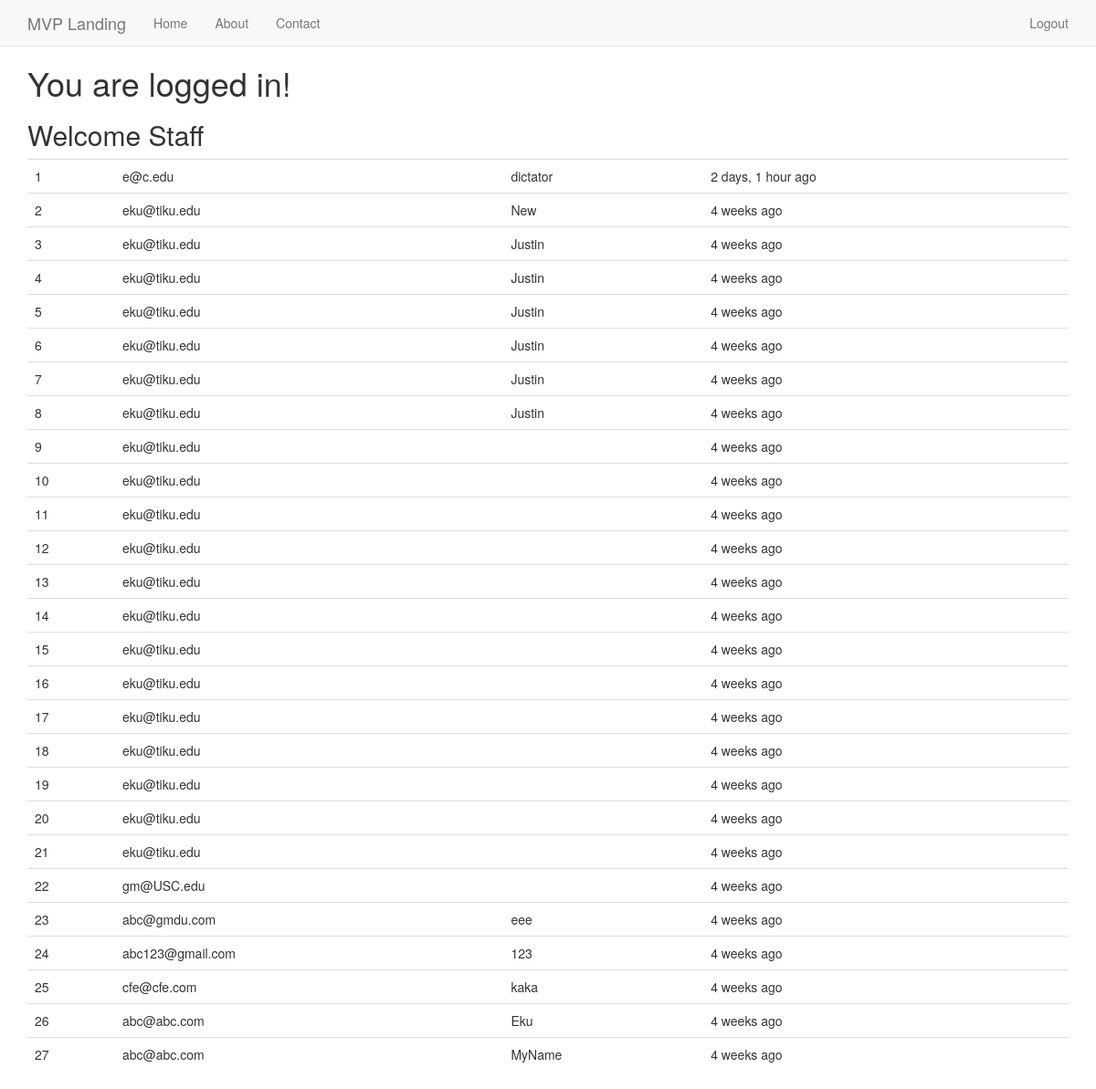
The app's page / (signed in) with its own data.
### newsletter/models.py (models this page shows, shortened)
class SignUp(models.Model):
	email = models.EmailField()
	full_name = models.CharField(max_length=120, blank=True, null = True)
	timestamp = models.DateTimeField(auto_now_add=True, auto_now = False)
	updated = models.DateTimeField(auto_now_add=False, auto_now = True)

### newsletter/views.py (the view, shortened to what this page needs)
# urls.py: url(r'^$', 'newsletter.views.home', name='home'),
def home(request):
	title = 'Sign Up Now'
	form = SignUpForm(request.POST or None)
	context = {
		"title": title,
		"form": form,
	}
	if request.user.is_authenticated() and request.user.is_staff:
		queryset = SignUp.objects.all().order_by('-timestamp')#.filter(full_name__icontains="Justin")
		context = {
			"queryset": queryset
		}
	return render(request, 'home.html',context)

### templates/home.html (shortened to what this page needs)
 {% extends "base.html" %}
 {% load crispy_forms_tags %}
{% load staticfiles %}
{% block content %}
{% if request.user.is_authenticated %}
<h1> You are logged in!</h1>
	{% if queryset %}
	<h2> Welcome Staff</h2>
	<table class = 'table'>
	{% for instance in queryset %}
		<tr><td>{{forloop.counter}}</td><td>{{ instance.email }}</td><td> {{instance.full_name}}</td> <td> {{instance.timestamp|timesince}} ago</td></tr>
	{% endfor %}
</table>
	{% endif %}
{% endif %}
{% endblock %}

### templates/base.html (shortened to what this page needs)
{% load staticfiles %}
<!DOCTYPE html>
<html lang="en">
  <head>
{% include 'head_css.html' %}
  </head>
  <body>
    {%include 'navbar.html' %}
    <div class="container">
     {% block content %}
     {% endblock %}
    </div>
  </body>
</html>

### templates/head_css.html
 {% load staticfiles %}
 <link rel="stylesheet" href="//maxcdn.bootstrapcdn.com/font-awesome/4.3.0/css/font-awesome.min.css">
   <link href="{% static 'css/bootstrap.min.css' %}" rel="stylesheet">
      <link href="{% static 'css/navbar-static-top.css' %}" rel="stylesheet">
<link href="{% static 'css/custom.css' %}" rel="stylesheet">

### templates/navbar.html (shortened to what this page needs)
    <nav class="navbar navbar-default navbar-static-top">
      <div class="container">
        <div class="navbar-header">
          <a class="navbar-brand" href="{% url 'home' %}">MVP Landing</a>
        </div>
        <div id="navbar" class="navbar-collapse collapse">
          <ul class="nav navbar-nav">
            <li><a href="{% url 'home' %}">Home</a></li>
            <li><a href="{% url 'about' %}">About</a></li>
            <li><a href="{% url 'contact' %}">Contact</a></li>
          </ul>
          <ul class="nav navbar-nav navbar-right">
            {% if request.user.is_authenticated %}
            <li><a href=" {% url 'auth_logout' %} ">Logout</a></li>
            {% else %}
            <li><a href= "{% url 'registration_register' %}">Register</a></li>
            {% endif %}
          </ul>
        </div>
      </div>
    </nav>

### templates/javascript.html (shortened to what this page needs)
 {% load staticfiles %}

### static_in_pro/our_static/css/navbar-static-top.css (style rules this page uses)
body { min-height: 900px; }
.navbar-static-top { margin-bottom: 19px; }

### records on screen
SignUp: email "e@c.edu", full_name "dictator", timestamp "2 days, 1 hour"
SignUp: email "eku@tiku.edu", full_name "New", timestamp "4 weeks"
SignUp: email "eku@tiku.edu", full_name "Justin", timestamp "4 weeks"
SignUp: email "eku@tiku.edu", full_name "Justin", timestamp "4 weeks"
SignUp: email "eku@tiku.edu", full_name "Justin", timestamp "4 weeks"
SignUp: email "eku@tiku.edu", full_name "Justin", timestamp "4 weeks"
SignUp: email "eku@tiku.edu", full_name "Justin", timestamp "4 weeks"
SignUp: email "eku@tiku.edu", full_name "Justin", timestamp "4 weeks"
SignUp: email "eku@tiku.edu", timestamp "4 weeks"
SignUp: email "eku@tiku.edu", timestamp "4 weeks"
SignUp: email "eku@tiku.edu", timestamp "4 weeks"
SignUp: email "eku@tiku.edu", timestamp "4 weeks"
SignUp: email "eku@tiku.edu", timestamp "4 weeks"
SignUp: email "eku@tiku.edu", timestamp "4 weeks"
SignUp: email "eku@tiku.edu", timestamp "4 weeks"
SignUp: email "eku@tiku.edu", timestamp "4 weeks"
SignUp: email "eku@tiku.edu", timestamp "4 weeks"
SignUp: email "eku@tiku.edu", timestamp "4 weeks"
SignUp: email "eku@tiku.edu", timestamp "4 weeks"
SignUp: email "eku@tiku.edu", timestamp "4 weeks"
SignUp: email "eku@tiku.edu", timestamp "4 weeks"
SignUp: email "gm@USC.edu", timestamp "4 weeks"
SignUp: email "abc@gmdu.com", full_name "eee", timestamp "4 weeks"
SignUp: email "abc123@gmail.com", full_name "123", timestamp "4 weeks"
SignUp: email "cfe@cfe.com", full_name "kaka", timestamp "4 weeks"
SignUp: email "abc@abc.com", full_name "Eku", timestamp "4 weeks"
SignUp: email "abc@abc.com", full_name "MyName", timestamp "4 weeks"
